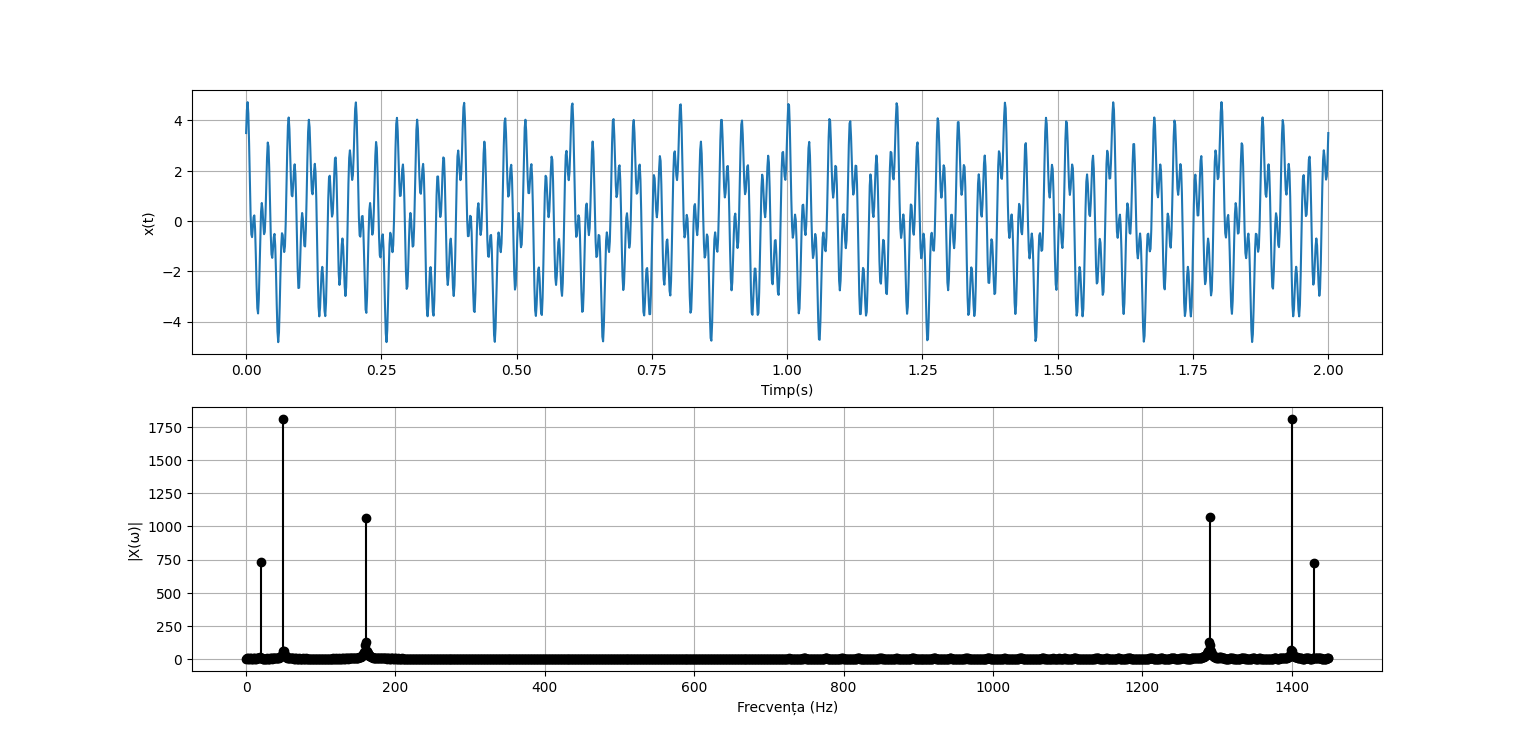

Reproduce this figure in Python.
# Codreanu Radu Stefan
# Grupa 461

import numpy as np
import matplotlib.pyplot as plt

# Exercitiul 3

N = 1450
T = np.linspace(0, 2, N)

ω = [10, 25, 80]
x = np.cos(2 * np.pi * ω[0] * T) + 2.5 * np.cos(2 * np.pi * ω[1] * T) + 1.5 * np.sin(2 * np.pi * ω[2] * T)

X = np.empty(N, dtype=complex)
for m in range(N):
    for n in range(N):
        X[m] += x[n] * np.exp(-2 * np.pi * 1j * n * m / N)

_, axs = plt.subplots(2)
axs[0].plot(T, x)
axs[0].set_xlabel('Timp(s)')
axs[0].set_ylabel('x(t)')
axs[0].grid()

axs[1].stem(np.arange(N), np.sqrt(X.real**2 + X.imag**2), linefmt='black', basefmt=' ')
axs[1].set_xlabel('Frecvența (Hz)')
axs[1].set_ylabel('|X(ω)|')
axs[1].grid()

plt.show()
